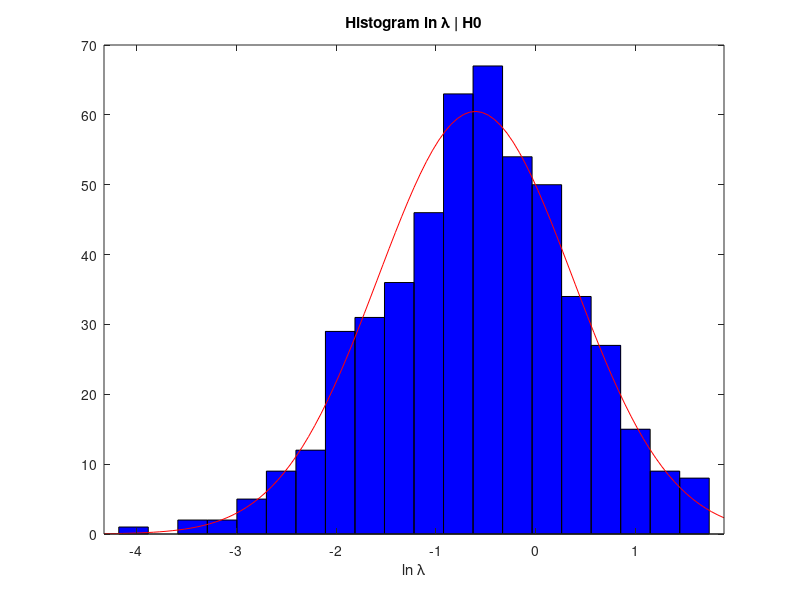
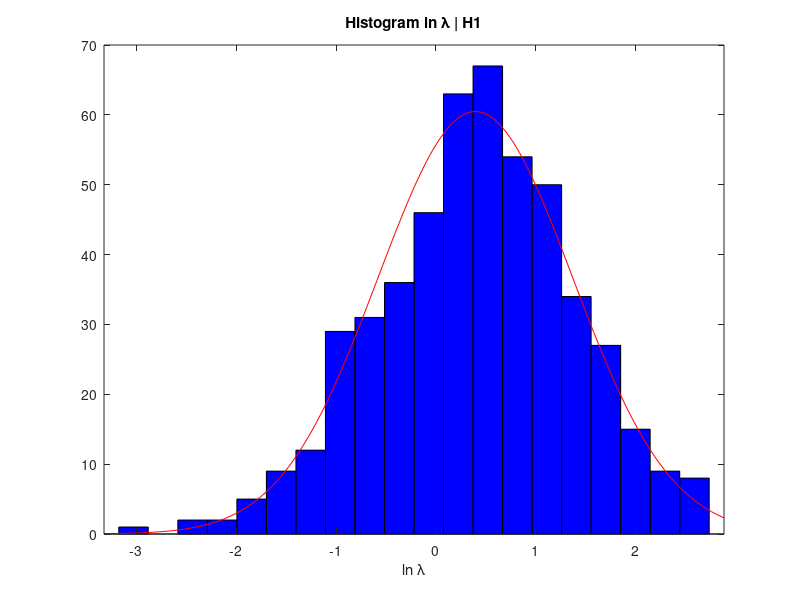
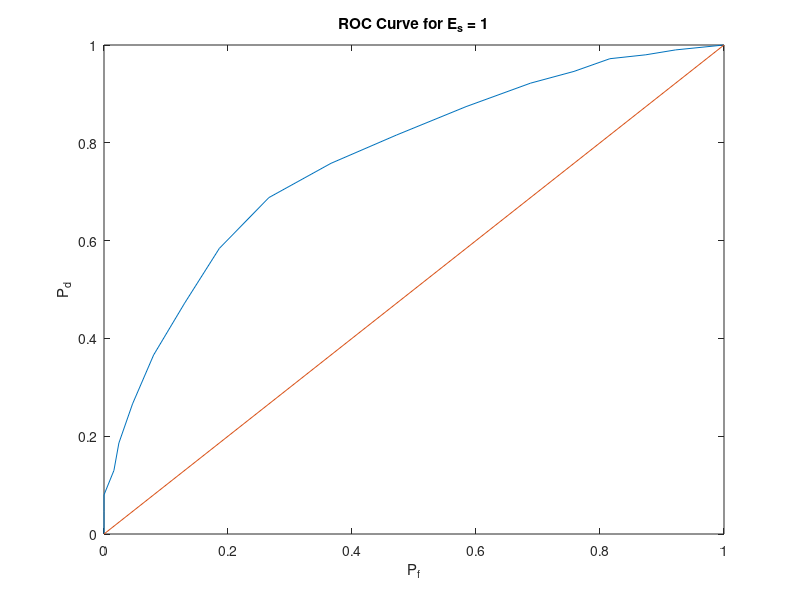
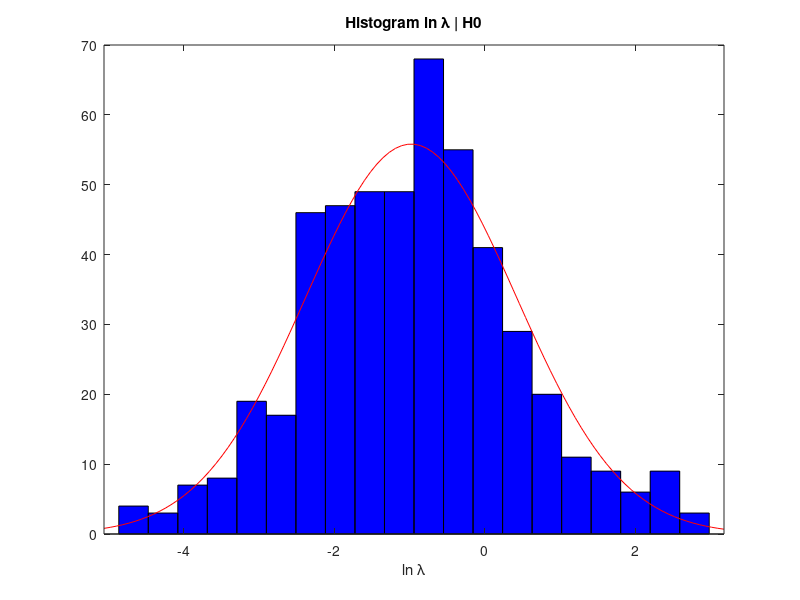

MATLAB code for these plots, in order: (Note: this script raises an error after producing the figures.)
%%
% Signal with energy = 1
clear
% Define the image size
rows = 1024;                    
cols = 1024;
S = eye(rows, cols);            % create 1024x1024 diagonal matrix of 1
energy = 1;
alpha = sqrt(energy/1024);      % value of diagonal element to get E = 1
A = alpha.*S;                   % create image matrix A
E = sum(sum(A.^2));             % check the energy of the image
fprintf("Total signal energy: %f\n", E);

l0 = zeros(500,1);
l1 = zeros(500,1);
for i = 1:1:500
noise = normrnd(0,1,[rows,cols]);
A_noise = A + noise;            % add noise to the signal A

l0(i) = sum(sum(noise.*A)) - E/2;
l1(i) = sum(sum(A_noise.*A)) -E/2;
end

figure, histfit(l0,20)
title('Histogram ln \lambda | H0');
xlabel('ln \lambda');
figure, histfit(l1,20)
title('Histogram ln \lambda | H1');
xlabel('ln \lambda');

P_d = zeros(19,1);
P_f = zeros(19,1);
beta = [-2:0.25:2];
for i = 1:1:17
P_d(i+1) = sum(l1 > beta(i))/500;
P_f(i+1) = sum(l0 > beta(i))/500;
end
P_d(1) = 1;
P_f(1) = 1;

figure, plot(P_f, P_d)
title('ROC Curve for E_s = 1');
xlabel('P_f');
ylabel('P_d');
hold on
plot([0,1],[0,1])

%%
% Signal with energy = 2
clear
% Define the image size
rows = 1024;                    
cols = 1024;
S = eye(rows, cols);            % create 1024x1024 diagonal matrix of 1
energy = 2;
alpha = sqrt(energy/1024);      % value of diagonal element to get E = 2
A = alpha.*S;                   % create image matrix A
E = sum(sum(A.^2));             % check the energy of the image
fprintf("Total signal energy: %f\n", E);

l0 = zeros(500,1);
l1 = zeros(500,1);
for i = 1:1:500
noise = normrnd(0,1,[rows,cols]);
A_noise = A + noise;            % add noise to the signal A

l0(i) = sum(sum(noise.*A)) - E/2;
l1(i) = sum(sum(A_noise.*A)) -E/2;
end

figure, histfit(l0,20)
title('Histogram ln \lambda | H0');
xlabel('ln \lambda');
figure, histfit(l1,20)
title('Histogram ln \lambda | H1');
xlabel('ln \lambda');

P_d = zeros(19,1);
P_f = zeros(19,1);
beta = [-2:0.25:2];
for i = 1:1:17
P_d(i+1) = sum(l1 > beta(i))/500;
P_f(i+1) = sum(l0 > beta(i))/500;
end
P_d(1) = 1;
P_f(1) = 1;

figure, plot(P_f, P_d)
title('ROC Curve for E_s = 2');
xlabel('P_f');
ylabel('P_d');
hold on
plot([0,1],[0,1])

%%
% Signal with energy = 4
clear
% Define the image size
rows = 1024;                    
cols = 1024;
S = eye(rows, cols);            % create 1024x1024 diagonal matrix of 1
energy = 4;
alpha = sqrt(energy/1024);      % value of diagonal element to get E = 4
A = alpha.*S;                   % create image matrix A
E = sum(sum(A.^2));             % check the energy of the image
fprintf("Total signal energy: %f\n", E);

l0 = zeros(500,1);
l1 = zeros(500,1);
for i = 1:1:500
noise = normrnd(0,1,[rows,cols]);
A_noise = A + noise;            % add noise to the signal A

l0(i) = sum(sum(noise.*A)) - E/2;
l1(i) = sum(sum(A_noise.*A)) -E/2;
end

figure, histfit(l0,20)
title('Histogram ln \lambda | H0');
xlabel('ln \lambda');
figure, histfit(l1,20)
title('Histogram ln \lambda | H1');
xlabel('ln \lambda');

P_d = zeros(19,1);
P_f = zeros(19,1);
beta = [-2:0.25:2];
for i = 1:1:17
P_d(i+1) = sum(l1 > beta(i))/500;
P_f(i+1) = sum(l0 > beta(i))/500;
end
P_d(1) = 1;
P_f(1) = 1;

figure, plot(P_f, P_d,'LineWidth',2)
title('ROC Curve for E_s = 4');
xlabel('P_f');
ylabel('P_d');
hold on
plot([0,1],[0,1])

%%
% Signal with energy = 16
clear
% Define the image size
rows = 1024;                    
cols = 1024;
S = eye(rows, cols);            % create 1024x1024 diagonal matrix of 1
energy = 16;
alpha = sqrt(energy/1024);      % value of diagonal element to get E = 16
A = alpha.*S;                   % create image matrix A
E = sum(sum(A.^2));             % check the energy of the image
fprintf("Total signal energy: %.2f\n", E);

l0 = zeros(500,1);
l1 = zeros(500,1);
for i = 1:1:500
noise = normrnd(0,1,[rows,cols]);
A_noise = A + noise;            % add noise to the signal A

l0(i) = sum(sum(noise.*A)) - E/2;
l1(i) = sum(sum(A_noise.*A)) -E/2;
end

figure, histfit(l0,20)
title('Histogram ln \lambda | H0');
xlabel('ln \lambda');
figure, histfit(l1,20)
title('Histogram ln \lambda | H1');
xlabel('ln \lambda');

P_d = zeros(19,1);
P_f = zeros(19,1);
beta = [-2:0.25:2];
for i = 1:1:17
P_d(i+1) = sum(l1 > beta(i))/500;
P_f(i+1) = sum(l0 > beta(i))/500;
end
P_d(1) = 1;
P_f(1) = 1;

figure, plot(P_f, P_d)
title('ROC Curve for d^2 = 16','FontSize',14);
xlabel('Probability of False Alarm (P_f)','FontSize',14);
ylabel('Probability of Detection (P_d)','FontSize',14);
hold on
plot([0,1],[0,1])

%% Theoretical Approach E = 1
clear
close all
E = 1;
P_d = zeros(19,1);
P_f = zeros(19,1);
beta = [-2:0.25:2];
for i = 1:1:17
P_f(i+1) = normspec([beta(i),inf],-E/2,sqrt(E));
P_d(i+1) = normspec([beta(i),inf],E/2,sqrt(E));
end
P_d(1) = 1;
P_f(1) = 1;

figure, plot(P_f, P_d)
title('ROC Curve for E_s = 1');
xlabel('P_f');
ylabel('P_d');
hold on
plot([0,1],[0,1])

%% Theoretical Approach E = 2
clear
close all
E = 2;
P_d = zeros(19,1);
P_f = zeros(19,1);
beta = [-2:0.25:2];
for i = 1:1:17
P_f(i+1) = normspec([beta(i),inf],-E/2,sqrt(E));
P_d(i+1) = normspec([beta(i),inf],E/2,sqrt(E));
end
P_d(1) = 1;
P_f(1) = 1;

figure, plot(P_f, P_d)
title('ROC Curve for E_s = 2');
xlabel('P_f');
ylabel('P_d');
hold on
plot([0,1],[0,1])

%% Theoretical Approach E = 4
clear
close all
E = 4;
P_d = zeros(19,1);
P_f = zeros(19,1);
beta = [-2:0.25:2];
for i = 1:1:17
P_f(i+1) = normspec([beta(i),inf],-E/2,sqrt(E));
P_d(i+1) = normspec([beta(i),inf],E/2,sqrt(E));
end
P_d(1) = 1;
P_f(1) = 1;

figure, plot(P_f, P_d)
title('ROC Curve for E_s = 4');
xlabel('P_f');
ylabel('P_d');
hold on
plot([0,1],[0,1])

%% Theoretical Approach E = 16
clear
close all
E = 16;
P_d = zeros(19,1);
P_f = zeros(19,1);
beta = [-2:0.25:2];
for i = 1:1:17
P_f(i+1) = normspec([beta(i),inf],-E/2,sqrt(E));
P_d(i+1) = normspec([beta(i),inf],E/2,sqrt(E));
end
P_d(1) = 1;
P_f(1) = 1;

figure, plot(P_f, P_d)
title('ROC Curve for E_s = 16');
xlabel('P_f');
ylabel('P_d');
hold on
plot([0,1],[0,1])
